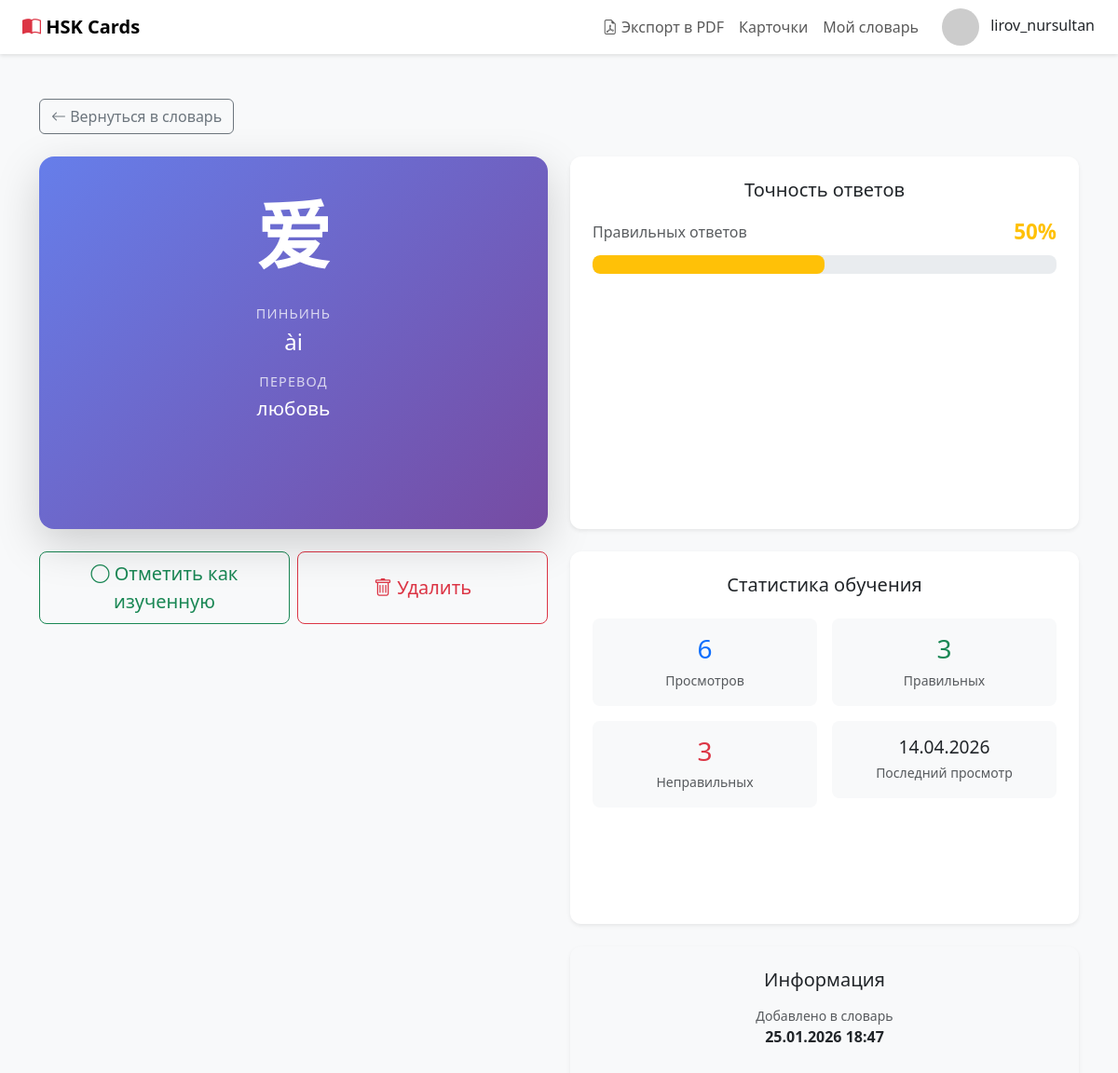
Page /my/5/ (signed in) on the committed database.
### trainer/models.py (models this page shows, shortened)
class Card(models.Model):
    hieroglyph = models.CharField(max_length=255)
    translate = models.CharField(max_length=255)
    transcription = models.CharField(max_length=255)
    audio = models.FileField(upload_to='audio/', blank=True, null=True)

class DictionaryCard(models.Model):
    dictionary = models.ForeignKey(
        MyDictionary,
        on_delete=models.CASCADE,
        related_name='dictionary_cards',
        verbose_name='Словарь'
    )
    card = models.ForeignKey(
        'Card',  # Замените на название вашего приложения если нужно: 'app_name.Card'
        on_delete=models.CASCADE,
        related_name='dictionary_entries',
        verbose_name='Карточка'
    )
    added_at = models.DateTimeField(
        auto_now_add=True,
        verbose_name='Дата добавления'
    )
    is_learned = models.BooleanField(
        default=False,
        verbose_name='Изучена'
    )
    times_viewed = models.IntegerField(
        default=0,
        verbose_name='Количество просмотров'
    )
    times_correct = models.IntegerField(
        default=0,
        verbose_name='Правильных ответов'
    )
    times_incorrect = models.IntegerField(
        default=0,
        verbose_name='Неправильных ответов'
    )
    last_viewed = models.DateTimeField(
        null=True,
        blank=True,
        verbose_name='Последний просмотр'
    )
    notes = models.TextField(
        blank=True,
        null=True,
        verbose_name='Личные заметки'
    )
    class Meta:
        unique_together = ('dictionary', 'card')
        ordering = ['-added_at']
        verbose_name = 'Карточка в словаре'
        verbose_name_plural = 'Карточки в словаре'
        indexes = [
            models.Index(fields=['dictionary', 'is_learned']),
            models.Index(fields=['dictionary', 'added_at']),
        ]
    def get_accuracy(self):
        total = self.times_correct + self.times_incorrect
        if total == 0:
            return 0
        return round((self.times_correct / total) * 100, 1)

### trainer/views.py (the view)
# urls.py: path('my/<int:card_id>/', MyDictCardDetailView.as_view(), name="my_card_detail"),
class MyDictCardDetailView(LoginRequiredMixin, DetailView):
    model = DictionaryCard
    template_name = 'trainer/my_card_detail.html'
    context_object_name = 'card_info'
    login_url = 'login'
    def get_object(self):
        card_id = self.kwargs.get('card_id')
        user_dictionary = MyDictionary.objects.get(user=self.request.user)
        return DictionaryCard.objects.get(
            dictionary=user_dictionary,
            card_id=card_id
        )
    def get_context_data(self, **kwargs):
        context = super().get_context_data(**kwargs)
        dict_entry = self.get_object()
        context['card'] = dict_entry.card
        context['card_info'] = dict_entry
        context['accuracy'] = dict_entry.get_accuracy()
        return context

### trainer/templates/trainer/my_card_detail.html (shortened to what this page needs)
{% extends '../base.html' %}
{% block content %}
<div class="container py-5">
    <div class="mb-4">
        <a href="{% url 'my_cards' %}" class="btn btn-outline-secondary">
            <i class="bi bi-arrow-left"></i> Вернуться в словарь
        </a>
    </div>
    <div class="row">
        <div class="col-lg-6 mb-4">
            <div class="card border-0 shadow-lg" style="border-radius: 16px; overflow: hidden;">
                <div class="card-body p-5 text-center" style="background: linear-gradient(135deg, #667eea 0%, #764ba2 100%); color: white;">
                    <div style="font-size: 5rem; font-weight: bold; margin-bottom: 2rem; font-family: 'SimHei', 'Microsoft YaHei', sans-serif; line-height: 1;">
                        {{ card.hieroglyph }}
                    </div>
                    <div class="mb-3">
                        <h4 class="mb-1" style="opacity: 0.75; font-size: 0.9rem; text-transform: uppercase; letter-spacing: 0.08em;">Пиньинь</h4>
                        <p style="font-size: 1.5rem; font-weight: 500; margin: 0;">{{ card.transcription }}</p>
                    </div>
                    <div class="mb-4">
                        <h4 class="mb-1" style="opacity: 0.75; font-size: 0.9rem; text-transform: uppercase; letter-spacing: 0.08em;">Перевод</h4>
                        <p style="font-size: 1.3rem; margin: 0;">{{ card.translate }}</p>
                    </div>
                </div>
            </div>
            <div class="mt-4 d-flex gap-2">
                <button class="btn btn-lg {% if card_info.is_learned %}btn-success{% else %}btn-outline-success{% endif %} toggle-learned"
                        data-card-id="{{ card.id }}"
                        style="flex: 1; border-radius: 8px;">
                    <i class="bi {% if card_info.is_learned %}bi-check-circle-fill{% else %}bi-circle{% endif %}"></i>
                    {% if card_info.is_learned %}Изучена{% else %}Отметить как изученную{% endif %}
                </button>
                <button class="btn btn-lg btn-outline-danger remove-card"
                        data-card-id="{{ card.id }}"
                        style="flex: 1; border-radius: 8px;">
                    <i class="bi bi-trash"></i> Удалить
                </button>
            </div>
        </div>
        <div class="col-lg-6">
            <div class="card border-0 shadow-sm mb-4" style="border-radius: 12px;">
                <div class="card-body p-4">
                    <h5 class="card-title mb-3">Точность ответов</h5>
                    {% if card_info.times_viewed > 0 %}
                        <div class="d-flex justify-content-between align-items-center mb-2">
                            <span class="text-muted">Правильных ответов</span>
                            <strong class="{% if accuracy >= 80 %}text-success{% elif accuracy >= 50 %}text-warning{% else %}text-danger{% endif %}" style="font-size: 1.4rem;">
                                {{ accuracy|floatformat:0 }}%
                            </strong>
                        </div>
                        <div class="progress" style="height: 20px; border-radius: 8px; background: #e9ecef;">
                            <div class="progress-bar {% if accuracy >= 80 %}bg-success{% elif accuracy >= 50 %}bg-warning{% else %}bg-danger{% endif %}"
                                 style="width: {{ accuracy|floatformat:0 }}%; border-radius: 8px; transition: width 0.8s ease;"
                                 role="progressbar"
                                 aria-valuenow="{{ accuracy|floatformat:0 }}"
                                 aria-valuemin="0"
                                 aria-valuemax="100">
                            </div>
                        </div>
                    {% else %}
                        <p class="text-muted mb-0"><i class="bi bi-info-circle"></i> Ещё нет данных — пройдите тренажёр</p>
                    {% endif %}
                </div>
            </div>
            <div class="card border-0 shadow-sm mb-4" style="border-radius: 12px;">
                <div class="card-body p-4">
                    <h5 class="card-title mb-4">Статистика обучения</h5>
                    <div class="row text-center g-3">
                        <div class="col-6">
                            <div class="bg-light p-3" style="border-radius: 8px;">
                                <h3 class="text-primary mb-1">{{ card_info.times_viewed }}</h3>
                                <small class="text-muted">Просмотров</small>
                            </div>
                        </div>
                        <div class="col-6">
                            <div class="bg-light p-3" style="border-radius: 8px;">
                                <h3 class="text-success mb-1">{{ card_info.times_correct }}</h3>
                                <small class="text-muted">Правильных</small>
                            </div>
                        </div>
                        <div class="col-6">
                            <div class="bg-light p-3" style="border-radius: 8px;">
                                <h3 class="text-danger mb-1">{{ card_info.times_incorrect }}</h3>
                                <small class="text-muted">Неправильных</small>
                            </div>
                        </div>
                        <div class="col-6">
                            <div class="bg-light p-3" style="border-radius: 8px;">
                                <h3 class="mb-1" style="font-size: 1.2rem;">
                                    {% if card_info.last_viewed %}
                                        {{ card_info.last_viewed|date:"d.m.Y" }}
                                    {% else %}
                                        —
                                    {% endif %}
                                </h3>
                                <small class="text-muted">Последний просмотр</small>
                            </div>
                        </div>
                    </div>
                </div>
            </div>
            <div class="cardd border-0 shadow-sm" style="border-radius: 12px;">
                <div class="card-body p-4">
                    <h5 class="card-title mb-3">Информация</h5>
                    <div class="mb-3">
                        <small class="text-muted d-block">Добавлено в словарь</small>
                        <strong>{{ card_info.added_at|date:"d.m.Y H:i" }}</strong>
                    </div>
                </div>
            </div>
        </div>
    </div>
</div>
{% endblock %}

### trainer/templates/base.html (shortened to what this page needs)
{% load static %}
<!DOCTYPE html>
<html lang="ru">
<head>
    <link href="https://cdnjs.cloudflare.com/ajax/libs/bootstrap/5.3.0/css/bootstrap.min.css" rel="stylesheet">
    <link href="https://cdnjs.cloudflare.com/ajax/libs/bootstrap-icons/1.11.0/font/bootstrap-icons.min.css" rel="stylesheet">
</head>
<body>
    <nav class="navbar navbar-expand-lg navbar-light bg-white">
        <div class="container-fluid px-4">
            <a class="navbar-brand fw-bold" href="{% url 'card_list' %}">
                <i class="bi bi-book-half" style="color: #dc3545;"></i>
                HSK Cards
            </a>
            <div class="collapse navbar-collapse" id="navbarNav">
                <ul class="navbar-nav ms-auto">
                    <li class="nav-item">
                        <a class="nav-link" href="{% url 'my_cards_pdf' %}">
                            <i class="bi bi-file-earmark-pdf"></i> Экспорт в PDF
                        </a>
                    </li>
                    <li class="nav-item">
                        <a class="nav-link" href="{% url 'card_list' %}">Карточки</a>
                    </li>
                    {% if user.is_authenticated %}
                    <li class="nav-item">
                        <a class="nav-link" href="{% url 'my_cards' %}">Мой словарь</a>
                    </li>
                    {% endif %}
                </ul>
            </div>
            <div class="d-flex align-items-center ms-3">
                {% if user.is_authenticated %}
                    <div class="dropdown">
                        <button class="btn btn-link p-0 text-decoration-none" type="button" data-bs-toggle="dropdown">
                            <img src="https://ui-avatars.com/api/?name={{ user.username }}&background=dc3545&color=fff" alt="{{ user.username }}" class="avatar">
                            <span class="ms-2 text-dark">{{ user.username }}</span>
                        </button>
                    </div>
                {% else %}
                    <a href="{% url 'accounts:login' %}" class="btn btn-danger btn-sm ms-2">Вход</a>
                    <a href="{% url 'accounts:register' %}" class="btn btn-outline-danger btn-sm ms-2">Регистрация</a>
                {% endif %}
            </div>
        </div>
    </nav>
    {% block content %}{% endblock %}
</body>
</html>

### trainer/templates/base.html (style rules this page uses)
body { background-color: #f8f9fa; }
.navbar { box-shadow: 0 2px 4px rgba(0,0,0,0.1); }
.card { transition: transform 0.3s ease, box-shadow 0.3s ease; border: none; border-radius: 12px; overflow: hidden; height: 100%; cursor: pointer; }
.card-body { padding: 1.5rem; text-align: center; }
.avatar { width: 40px; height: 40px; border-radius: 50%; object-fit: cover; }

### trainer/templates/trainer/my_card_detail.html (style rules this page uses)
.cardd { height: 200px; transition: transform 0.3s ease, box-shadow 0.3s ease; }
.card { height: 400px; transition: transform 0.3s ease, box-shadow 0.3s ease; }
.btn { transition: all 0.2s ease; }

### rows in the picture
Card: hieroglyph "爱", transcription "ài", translate "любовь"
DictionaryCard: times_viewed "6", times_correct "3", times_incorrect "3", last_viewed "14.04.2026", added_at "25.01.2026 18:47"

### other values in the picture
{{ user.username }} "lirov_nursultan"
{{ accuracy|floatformat:0 }} "50"
